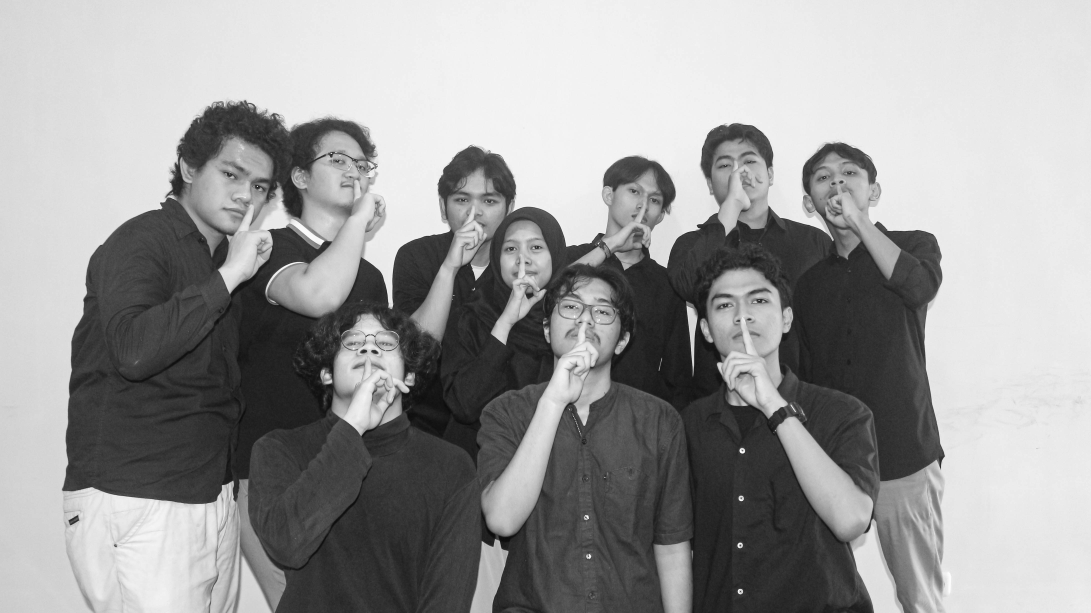
#> input picture Resources/test_image2.jpg, 4364 x 2451 px (shown at 1/4 size)
$ python edge_contour_project.py
#> lines starting #> are read from the running program, lines starting #| are printed output that depends on the picture; after the words box and inside, x2 and y2 are one past the last pixel; in counts of white or black regions, pixels touching at a corner belong together
import cv2
import numpy as np

# Read in an image
img = cv2.imread('../Resources/test_image2.jpg')
#> img is the input picture: shape (2451, 4364, 3); min 0, max 255, mean 154.3

resized = cv2.resize(img, (500,500), interpolation=cv2.INTER_CUBIC)
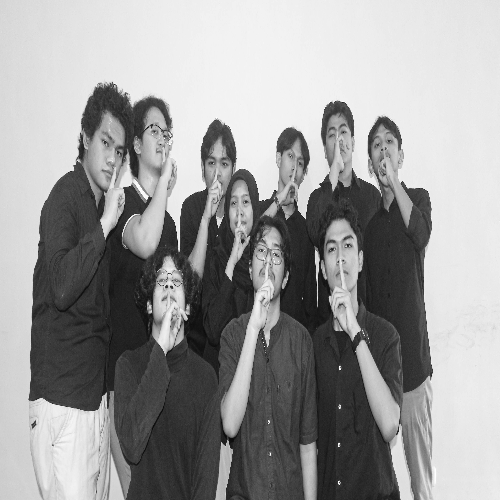
#> resized: shape (500, 500, 3); min 4, max 255, mean 154.3
cv2.imshow('Resized', resized)

blank = np.zeros(resized.shape, dtype='uint8')
gray = cv2.cvtColor(resized, cv2.COLOR_BGR2GRAY)

blur = cv2.GaussianBlur(gray, (5,5), cv2.BORDER_DEFAULT)
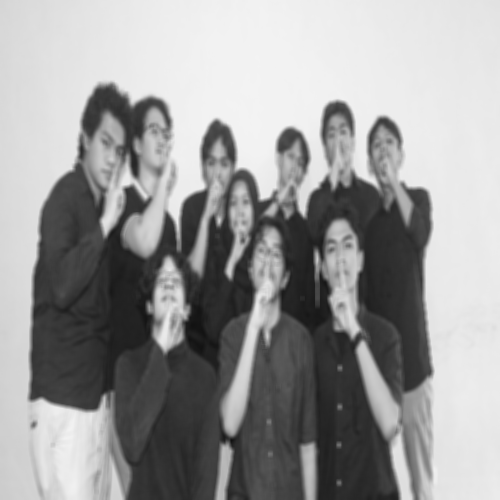
#> blur: shape (500, 500); min 16, max 243, mean 154.3

canny = cv2.Canny(blur, 125, 175)
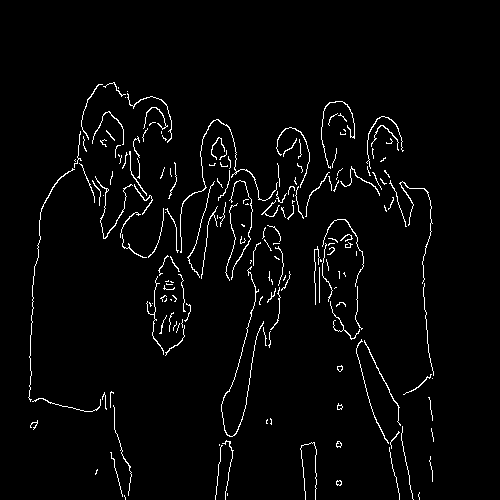
#> canny: shape (500, 500); 2.8% white in thin lines or dots, all inside (x1, y1, x2, y2) = (28, 82, 434, 500)
cv2.imshow('Canny Edges', canny)

contours, hierarchies = cv2.findContours(canny, cv2.RETR_LIST, cv2.CHAIN_APPROX_SIMPLE)
#> contours = 191 contours, 174 with area under 20; largest, box (x1, y1, x2, y2) and area: (180, 119, 278, 253) 58, (95, 176, 133, 239) 38, (221, 266, 264, 437) 32, (364, 340, 401, 426) 31, (28, 168, 75, 402) 28
print(f'{len(contours)} contour(s) found!')
#| 191 contour(s) found!

cv2.drawContours(blank, contours, -1, (0,0,255), 1)
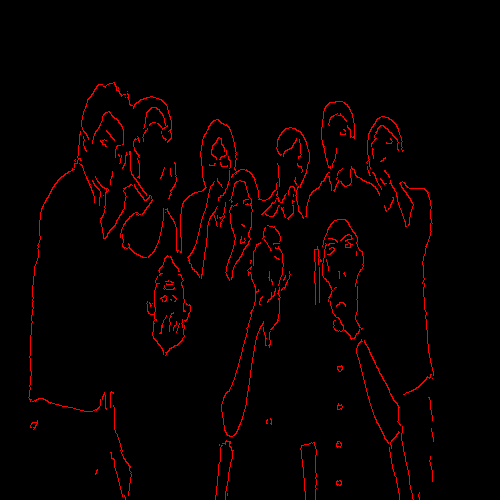
#> blank: shape (500, 500, 3); mean of channels 0, 1, 2 0, 0, 7.1; drawn as B, G, R
cv2.imshow('Contours Drawn', blank)


# Simple Thresholding
threshold, thresh = cv2.threshold(gray, 150, 255, cv2.THRESH_BINARY )
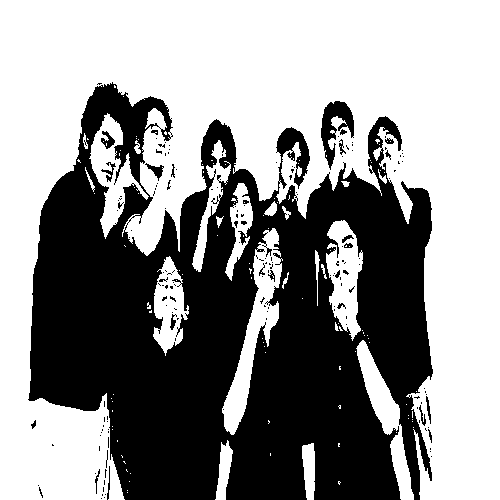
#> thresh: shape (500, 500); 57.5% white; 170 black regions (145 under 20 px), largest, box (x1, y1, x2, y2) and area: (28, 82, 433, 500) 103672, (321, 101, 354, 170) 991, (101, 131, 115, 149) 126
cv2.imshow('Simple Thresholded', thresh)

threshold, thresh_inv = cv2.threshold(gray, 150, 255, cv2.THRESH_BINARY_INV )
cv2.imshow('Simple Thresholded Inverse', thresh_inv)

# Adaptive Thresholding
adaptive_thresh = cv2.adaptiveThreshold(gray, 255, cv2.ADAPTIVE_THRESH_GAUSSIAN_C, cv2.THRESH_BINARY_INV, 11, 9)
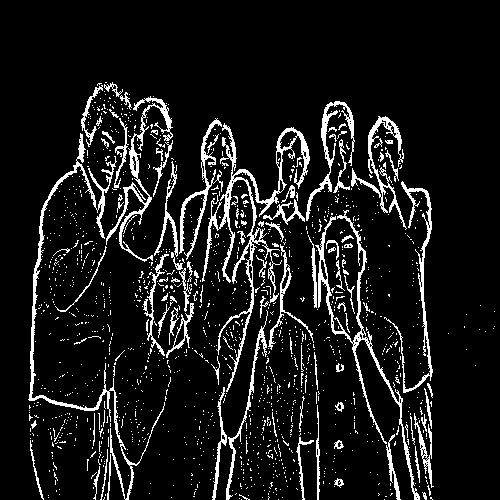
#> adaptive_thresh: shape (500, 500); 9.7% white in thin lines or dots, all inside (x1, y1, x2, y2) = (28, 82, 495, 500)
cv2.imshow('Adaptive Thresholding', adaptive_thresh)


cv2.waitKey(0)
